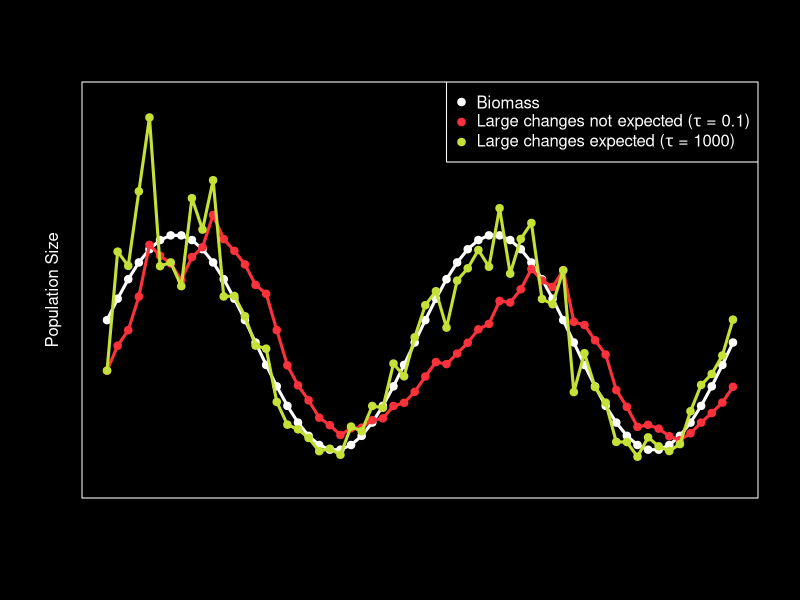

Write R code to recreate this figure.
tau0 <-  0.1
sigma0 <- 0.2
tau1 <- (1/tau0^2+1/sigma0^2)^(-0.5)


amp <- 100
freq <- 15
# get a new random seed
rm(.Random.seed)

seed.index <- runif(1,1,100)
set.seed(seed.index)
timelist <- seq(1,60)
B <- amp + amp/1.3 * sin(pi*timelist/freq)
y <- rep(NA, length(timelist))
E <- rep (NA, length(timelist))
E[1]<-B[1]*exp(rnorm(1,0, sigma0))

for (t in 2:length(timelist)) {
  y[t] <- log (B[t]/E[t-1])
  mu1.tmp <- y[t]*(1-sigma0^2/(tau0^2+sigma0^2))
  E[t] <- E[t-1] * exp(rnorm(1,mu1.tmp,tau1))
}

setwd('/Users/mcsiple/Dropbox/Chapter4-HarvestControlRules/Figures')
plotfilename <- "DelayedDetection_blackbkd.pdf"
pdf(file = plotfilename, height = 7, width = 10,useDingbats = FALSE)
par(mfrow=c(1,1))
lotau.col <- "#FB323B" # blues: "#0F2B5F" #"red" #539E59" 
hitau.col <-  "#C5E137" # blues: "#8EC1E7" #"orange" #BBD961" # light green
par(bg = 'black', fg = 'white') # set background to black, foreground white
plot(timelist,B, type = "l", lwd = 3, col = "white", xlab = "", ylab = " ", ylim = c(0, 275), axes = F)
box() #make col="black" for plotting in paper (or other white bkd) 
mtext(side = 2, text = "Population Size", line = 1)
points(timelist, B, pch=21, bg = "white") #change bg="black" if paper
lines(timelist, E, lwd = 3, col = lotau.col)
points(timelist, E, pch=21, bg = lotau.col, col=lotau.col)


tau0 <-  1000
sigma0 <- 0.2
tau1 <- (1/tau0^2+1/sigma0^2)^(-0.5)


set.seed(seed.index)
y <- rep(NA, length(timelist))
E <- rep (NA, length(timelist))
E[1]<-B[1]*exp(rnorm(1,0, sigma0))

for (t in 2:length(timelist)) {
  y[t] <- log (B[t]/E[t-1])
  mu1.tmp <- y[t]*(1-sigma0^2/(tau0^2+sigma0^2))
  E[t] <- E[t-1] * exp(rnorm(1,mu1.tmp,tau1))
}

lines(timelist, E, lwd = 3, col = hitau.col)
points(timelist, E, pch=21, bg = hitau.col,col = hitau.col)

legend('topright',pch=rep(21,times=3),pt.bg=c('white',lotau.col,hitau.col), # put 'black' here for paper
       col=c('white',lotau.col,hitau.col),
       legend=c("Biomass",
                expression(paste("Large changes not expected (",tau," = 0.1",")",sep="")),
                expression(paste("Large changes expected (",tau," = 1000",")",sep=""))))

dev.off()
#system2("open",args=c("-a Skim.app",plotfilename))
